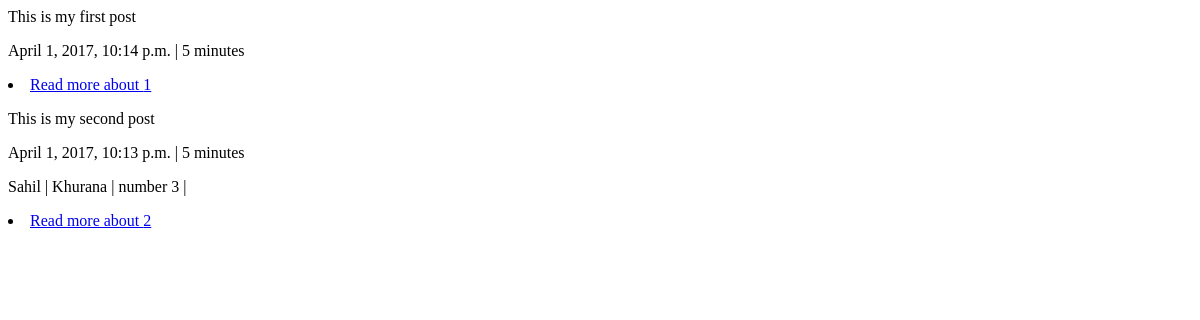
Before: / with the older database file.
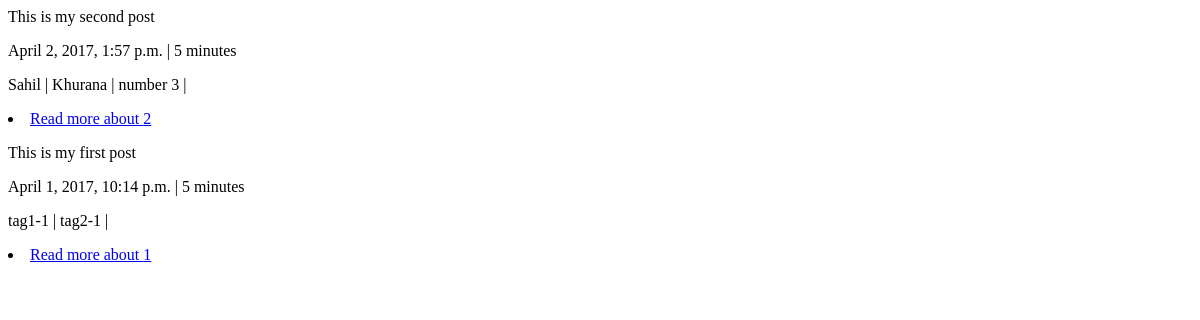
After: the same page with the newer database file.
### blog/models.py (models this page shows, shortened)
class Post(models.Model):
    title = models.CharField(max_length = 200)
    desc_sh = models.TextField(verbose_name = 'Short Description')
    desc_lg = models.TextField(verbose_name = 'Long Description')
    create_date = models.DateTimeField(verbose_name = 'Created on:', default = timezone.now())
    published_date = models.DateTimeField(verbose_name = 'Published on:', blank = True, null =  True)
    read_time = models.IntegerField(default = 5)
    def was_published_recently(self):
        now  = timezone.now()
        return now - datetime.timedelta(days=1) <= self.published_date <= now
    was_published_recently.admin_order_field = 'published_date'
    was_published_recently.boolean = True
    was_published_recently.short_description = 'Published recently?'

class Tag(models.Model):
    parent = models.ForeignKey(Post, on_delete = models.CASCADE, verbose_name = 'Post')
    name = models.CharField(max_length = 20)

### blog/views.py (the view)
# urls.py: url(r'^$', views.index, name='index'),
def index(request):
    latest_posts = Post.objects.order_by('-published_date')[:5]
    context = {'latest_posts':latest_posts}
    return render(request, 'blog/index.html', context)

### blog/templates/blog/index.html
{% for post in latest_posts %}
    <p>{{ post.title }}</p>
    <p>{{ post.published_date }} | {{post.read_time}} minutes </p>
    {% for tags in post.tag_set.all %}
        {{ tags.name }} |
    {% endfor %}
    <p><li><a href="{% url 'blog:detail' post.id %}" target="_blank">Read more about {{ post.id }}</a></li>
{% endfor %}

Changed rows visible on the page:
changed Post "This is my second post": published_date "April 1, 2017, 10:13 p.m." → "April 2, 2017, 1:57 p.m."; moves up the list
added Tag: name "tag1-1", shown under Post "This is my first post"
added Tag: name "tag2-1", shown under Post "This is my first post"
